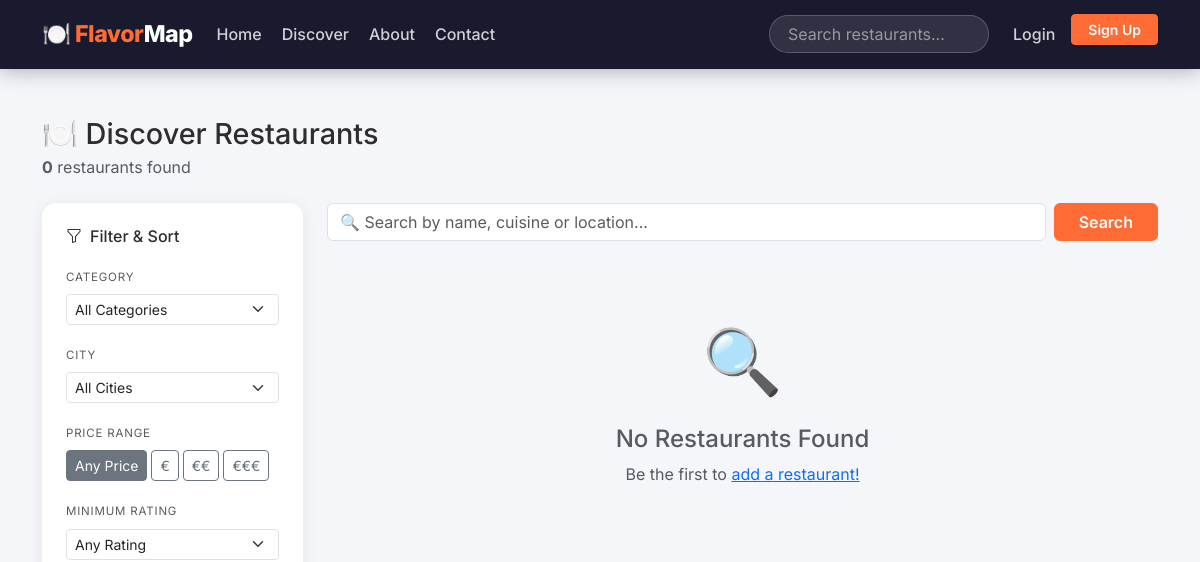
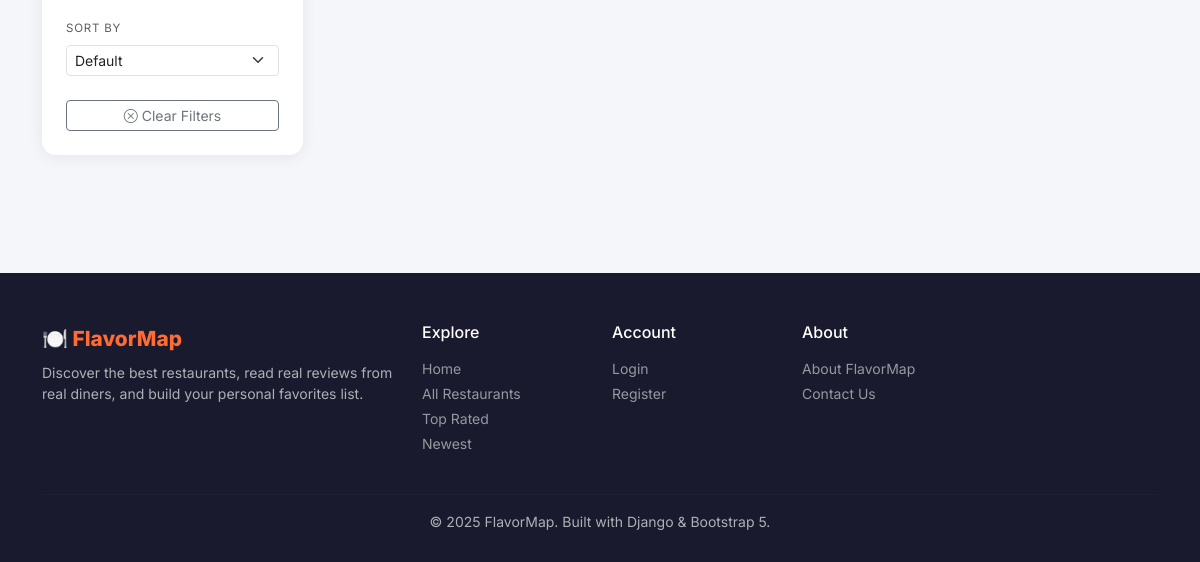
The page /restaurants/ on the database as committed earlier (2 pictures, top to bottom).
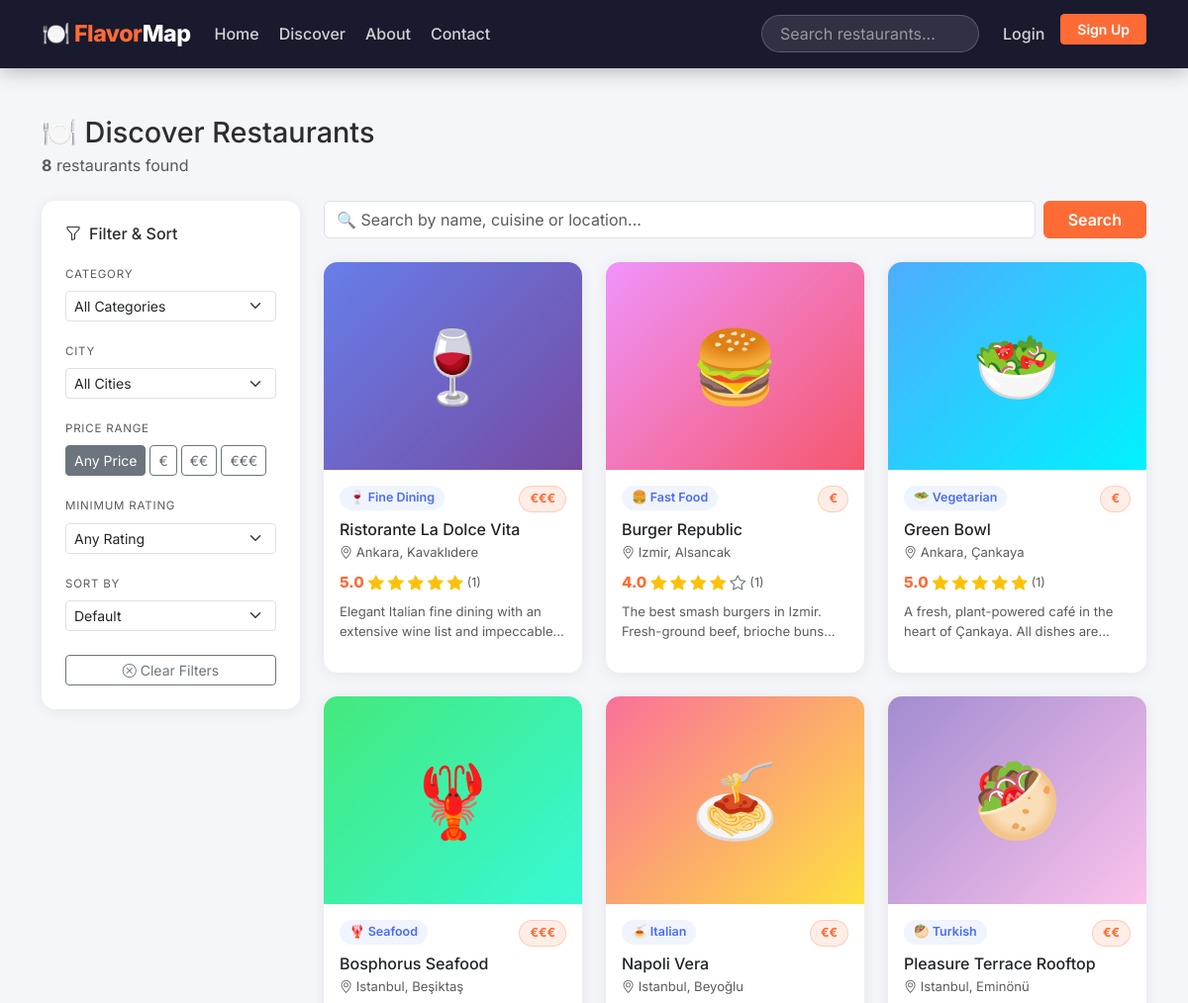
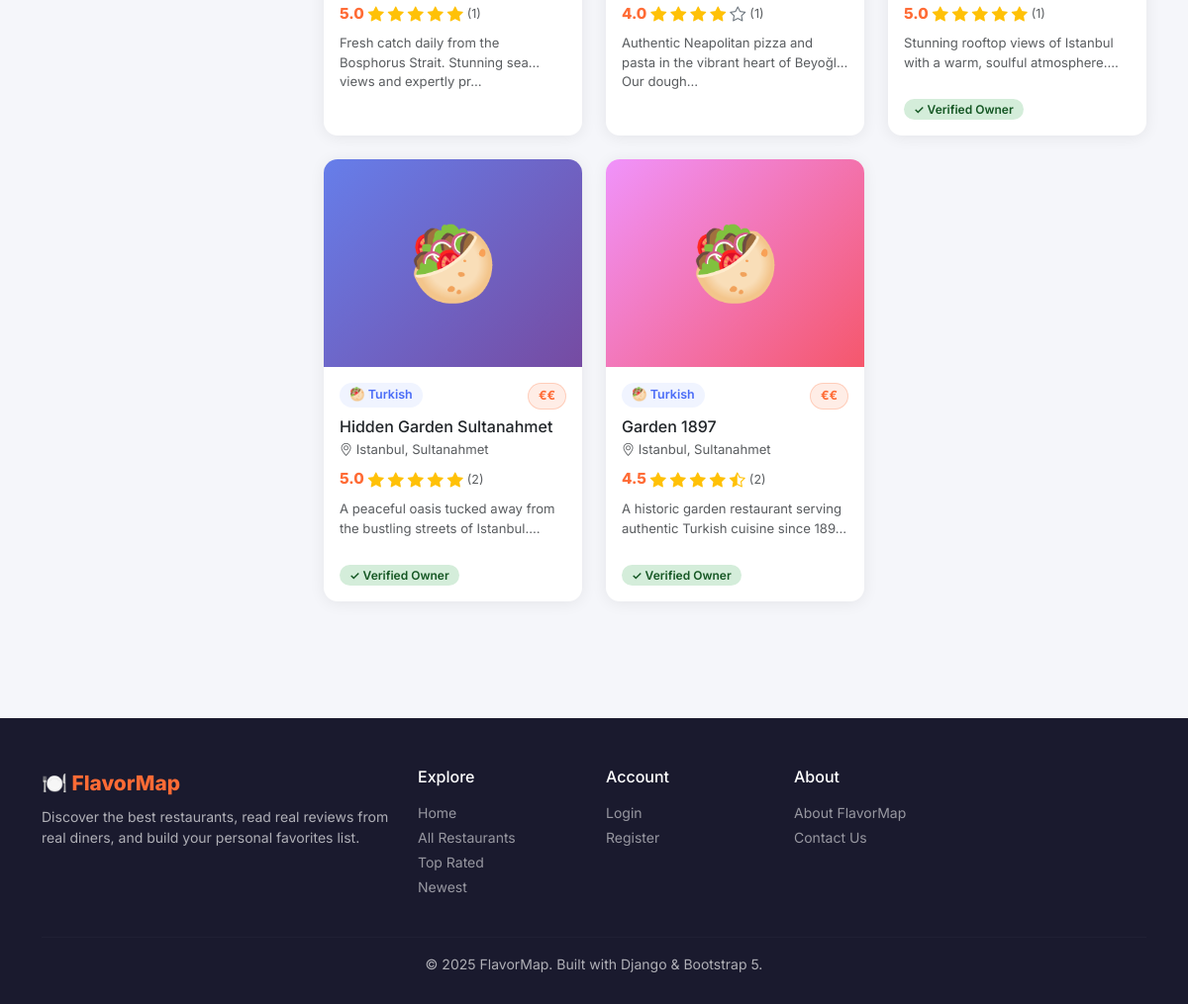
The same page on the database as committed later (2 pictures, top to bottom).
### restaurants/models.py (models this page shows, shortened)
class Restaurant(models.Model):
    PRICE_CHOICES = [
        ('€',   '€ — Budget-friendly'),
        ('€€',  '€€ — Mid-range'),
        ('€€€', '€€€ — Fine Dining'),
    ]
    name = models.CharField(max_length=200)
    description = models.TextField()
    address = models.CharField(max_length=300)
    city = models.CharField(max_length=100)
    district = models.CharField(max_length=100, blank=True)
    phone = models.CharField(max_length=30, blank=True)
    email = models.EmailField(blank=True)
    website = models.URLField(blank=True)
    price_range = models.CharField(max_length=5, choices=PRICE_CHOICES, default='€€')
    category = models.ForeignKey(
        Category, on_delete=models.SET_NULL, null=True,
        related_name='restaurants'
    )
    owner = models.ForeignKey(
        User, on_delete=models.SET_NULL, null=True, blank=True,
        related_name='owned_restaurants'
    )
    is_claimed = models.BooleanField(default=False)
    latitude = models.DecimalField(max_digits=9, decimal_places=6, null=True, blank=True)
    longitude = models.DecimalField(max_digits=9, decimal_places=6, null=True, blank=True)
    main_photo = models.ImageField(upload_to='restaurants/main/', blank=True, null=True)
    created_at = models.DateTimeField(auto_now_add=True)
    updated_at = models.DateTimeField(auto_now=True)
    class Meta:
        ordering = ['-created_at']

class Category(models.Model):
    name = models.CharField(max_length=100)
    slug = models.SlugField(unique=True)
    icon = models.CharField(max_length=10, default='🍽️')
    description = models.TextField(blank=True)
    created_at = models.DateTimeField(auto_now_add=True)
    class Meta:
        verbose_name_plural = 'categories'
        ordering = ['name']

### restaurants/views.py (the view, shortened to what this page needs)
# urls.py: path('restaurants/',            views.restaurant_list,   name='restaurant_list'),
def restaurant_list(request):
    qs = Restaurant.objects.select_related('category').annotate(
        avg_r=Avg('reviews__rating'),
        rev_count=Count('reviews'),
    )
    form = SearchFilterForm(request.GET or None)
    cities = Restaurant.objects.values_list('city', flat=True).distinct().order_by('city')
    categories_qs = Category.objects.all().order_by('name')
    form.fields['city'].choices = [('', 'All Cities')] + [(c, c) for c in cities]
    form.fields['category'].choices = [('', 'All Categories')] + [
        (cat.slug, f"{cat.icon} {cat.name}") for cat in categories_qs
    ]
    q          = request.GET.get('q', '').strip()
    category   = request.GET.get('category', '')
    city       = request.GET.get('city', '')
    price      = request.GET.get('price_range', '')
    min_rating = request.GET.get('min_rating', '')
    sort       = request.GET.get('sort', '')
    if category:
        qs = qs.filter(category__slug=category)
    if city:
        qs = qs.filter(city__iexact=city)
    if price:
        qs = qs.filter(price_range=price)
    if min_rating:
        qs = qs.filter(avg_r__gte=float(min_rating))
    SORT_MAP = {
        'rating':     '-avg_r',
        'newest':     '-created_at',
        'reviews':    '-rev_count',
        'price_asc':  'price_range',
        'price_desc': '-price_range',
    }
    qs = qs.order_by(SORT_MAP.get(sort, '-created_at'))
    paginator = Paginator(qs, 12)
    page_obj  = paginator.get_page(request.GET.get('page'))
    get_copy = request.GET.copy()
    get_copy.pop('page', None)
    context = {
        'page_title':   'Discover Restaurants',
        'restaurants':  page_obj,
        'form':         form,
        'categories':   categories_qs,
        'cities':       cities,
        'total_count':  paginator.count,
        'query_string': get_copy.urlencode(),
        'active_q':          q,
        'active_category':   category,
        'active_city':       city,
        'active_price':      price,
        'active_min_rating': min_rating,
        'active_sort':       sort,
    }
    return render(request, 'restaurants/restaurant_list.html', context)

### restaurants/templates/restaurants/restaurant_list.html (shortened to what this page needs)
{% extends 'restaurants/base.html' %}
{% load restaurant_tags %}
{% block content %}
<div class="container py-5">
  <div class="d-flex justify-content-between align-items-start mb-4 flex-wrap gap-3">
    <div>
      <h1 class="fw-800 mb-1" style="font-size:1.8rem;">🍽️ Discover Restaurants</h1>
      <p class="text-muted mb-0">
        <strong>{{ total_count }}</strong> restaurant{{ total_count|pluralize }} found
      </p>
    </div>
  </div>
  <div class="row g-4">
    <div class="col-lg-3">
      <div class="fm-card p-4 sticky-sidebar">
        <h6 class="fw-700 mb-3"><i class="bi bi-funnel me-2"></i>Filter & Sort</h6>
        <form method="get" id="filterForm">
          <div class="mb-3">
            <label class="form-label small fw-600 text-muted text-uppercase" style="font-size:.72rem; letter-spacing:.8px;">Category</label>
            <select name="category" class="form-select form-select-sm auto-submit">
              <option value="">All Categories</option>
            </select>
          </div>
          <div class="mb-3">
            <label class="form-label small fw-600 text-muted text-uppercase" style="font-size:.72rem; letter-spacing:.8px;">City</label>
            <select name="city" class="form-select form-select-sm auto-submit">
              <option value="">All Cities</option>
            </select>
          </div>
          <div class="mb-3">
            <label class="form-label small fw-600 text-muted text-uppercase" style="font-size:.72rem; letter-spacing:.8px;">Price Range</label>
            <div class="d-flex gap-1 flex-wrap">
              {% for val, label in form.fields.price_range.choices %}
              <div>
                <label class="btn btn-sm btn-outline-secondary" for="price{{ forloop.counter }}">
                  {{ label }}
                </label>
              </div>
              {% endfor %}
            </div>
          </div>
          <div class="mb-3">
            <label class="form-label small fw-600 text-muted text-uppercase" style="font-size:.72rem; letter-spacing:.8px;">Minimum Rating</label>
            <select name="min_rating" class="form-select form-select-sm auto-submit">
              <option value="">Any Rating</option>
            </select>
          </div>
          <div class="mb-4">
            <label class="form-label small fw-600 text-muted text-uppercase" style="font-size:.72rem; letter-spacing:.8px;">Sort By</label>
            <select name="sort" class="form-select form-select-sm auto-submit">
              <option value="">Default</option>
            </select>
          </div>
          <a href="{% url 'restaurant_list' %}" class="btn btn-outline-secondary btn-sm w-100">
            <i class="bi bi-x-circle me-1"></i>Clear Filters
          </a>
        </form>
      </div>
    </div>
    <div class="col-lg-9">
      <div class="d-none d-lg-block mb-4">
        <form action="{% url 'restaurant_list' %}" method="get" class="d-flex gap-2">
          <input type="text" name="q" class="form-control"
                 placeholder="🔍 Search by name, cuisine or location..." value="{{ active_q }}">
          <button class="btn btn-primary px-4" type="submit">Search</button>
        </form>
      </div>
      <div class="row g-4">
        {% for r in restaurants %}
        <div class="col-sm-6 col-xl-4">
          <div class="fm-card card h-100">
            {% if r.main_photo %}
            <img src="{{ r.main_photo.url }}" class="card-img-top" alt="{{ r.name }}">
            {% else %}
            <div class="fm-card-placeholder"
                 style="background: linear-gradient(135deg,
                   {% cycle '#667eea,#764ba2' '#f093fb,#f5576c' '#4facfe,#00f2fe' '#43e97b,#38f9d7' '#fa709a,#fee140' '#a18cd1,#fbc2eb' %});">
              {{ r.category.icon }}
            </div>
            {% endif %}
            <div class="card-body p-3 d-flex flex-column">
              <div class="d-flex justify-content-between align-items-start mb-2">
                <span class="badge-category">{{ r.category.icon }} {{ r.category.name }}</span>
                <span class="badge-price">{{ r.price_range }}</span>
              </div>
              <h6 class="fw-700 mb-1" style="font-size:1rem;">
                <a href="{% url 'restaurant_detail' r.pk %}" class="text-dark text-decoration-none stretched-link">
                  {{ r.name }}
                </a>
              </h6>
              <p class="text-muted mb-2" style="font-size:.82rem;">
                <i class="bi bi-geo-alt"></i>
                {{ r.city }}{% if r.district %}, {{ r.district }}{% endif %}
              </p>
              <div class="d-flex align-items-center gap-1 mb-2">
                {% with avg=r.avg_r|default:0 %}
                <span class="rating-number" style="font-size:.95rem;">{{ avg|floatformat:1 }}</span>
                {{ avg|bs_stars }}
                <span class="text-muted" style="font-size:.78rem;">({{ r.rev_count }})</span>
                {% endwith %}
              </div>
              <p class="text-muted flex-grow-1" style="font-size:.82rem; -webkit-line-clamp:2; display:-webkit-box; -webkit-box-orient:vertical; overflow:hidden;">
                {{ r.description|truncatechars:80 }}
              </p>
              {% if r.is_claimed %}
              <div class="mt-2"><span class="badge-claimed">✓ Verified Owner</span></div>
              {% endif %}
            </div>
          </div>
        </div>
        {% empty %}
        <div class="col-12 text-center py-5">
          <div style="font-size: 4rem;">🔍</div>
          <h4 class="text-muted mt-3 fw-700">No Restaurants Found</h4>
          <p class="text-muted">
            {% if active_q or active_category or active_city or active_price %}
              Try adjusting your filters or
              <a href="{% url 'restaurant_list' %}">clear all filters</a>.
            {% else %}
              Be the first to
              <a href="{% url 'restaurant_create' %}">add a restaurant!</a>
            {% endif %}
          </p>
        </div>
        {% endfor %}
      </div>
    </div>
  </div>
</div>
{% endblock %}

### restaurants/templates/restaurants/base.html (shortened to what this page needs)
{% load static %}
<!DOCTYPE html>
<html lang="en">
<head>
  <link href="https://cdn.jsdelivr.net/npm/bootstrap@5.3.2/dist/css/bootstrap.min.css" rel="stylesheet">
  <link href="https://cdn.jsdelivr.net/npm/bootstrap-icons@1.11.3/font/bootstrap-icons.css" rel="stylesheet">
</head>
<body>
<nav class="navbar navbar-expand-lg navbar-dark sticky-top">
  <div class="container">
    <a class="navbar-brand" href="{% url 'home' %}">🍽️ Flavor<span>Map</span></a>
    <div class="collapse navbar-collapse" id="navMain">
      <ul class="navbar-nav me-auto gap-1">
        <li class="nav-item">
          <a class="nav-link {% if request.resolver_match.url_name == 'home' %}active{% endif %}"
             href="{% url 'home' %}">Home</a>
        </li>
        <li class="nav-item">
          <a class="nav-link {% if request.resolver_match.url_name == 'restaurant_list' %}active{% endif %}"
             href="{% url 'restaurant_list' %}">Discover</a>
        </li>
        <li class="nav-item">
          <a class="nav-link {% if request.resolver_match.url_name == 'about' %}active{% endif %}"
             href="{% url 'about' %}">About</a>
        </li>
        <li class="nav-item">
          <a class="nav-link {% if request.resolver_match.url_name == 'contact' %}active{% endif %}"
             href="{% url 'contact' %}">Contact</a>
        </li>
      </ul>
      <form class="d-flex me-3" action="{% url 'restaurant_list' %}" method="get">
        <input class="search-input" type="search" name="q" placeholder="Search restaurants..."
               value="{{ request.GET.q }}">
      </form>
      <ul class="navbar-nav gap-1">
        {% if user.is_authenticated %}
        <li class="nav-item dropdown">
          <a class="nav-link dropdown-toggle d-flex align-items-center gap-2"
             href="#" data-bs-toggle="dropdown">
            <i class="bi bi-person-circle fs-5"></i>
            <span>{{ user.username }}</span>
          </a>
          <ul class="dropdown-menu dropdown-menu-end shadow border-0" style="border-radius:12px;">
            <li>
              <a class="dropdown-item" href="{% url 'profile' %}">
                <i class="bi bi-person me-2"></i>My Profile
              </a>
            </li>
            <li>
              <a class="dropdown-item" href="{% url 'profile' %}">
                <i class="bi bi-heart me-2"></i>My Favorites
              </a>
            </li>
            <li>
              <a class="dropdown-item" href="{% url 'restaurant_create' %}">
                <i class="bi bi-plus-square me-2"></i>Add Restaurant
              </a>
            </li>
            {% if user.is_staff %}
            <li><hr class="dropdown-divider"></li>
            <li>
              <a class="dropdown-item text-primary" href="/admin/">
                <i class="bi bi-gear me-2"></i>Admin Panel
              </a>
            </li>
            {% endif %}
            <li><hr class="dropdown-divider"></li>
            <li>
              <a class="dropdown-item text-danger" href="{% url 'logout' %}">
                <i class="bi bi-box-arrow-right me-2"></i>Logout
              </a>
            </li>
          </ul>
        </li>
        {% else %}
        <li class="nav-item">
          <a class="nav-link" href="{% url 'login' %}">Login</a>
        </li>
        <li class="nav-item">
          <a class="btn btn-primary btn-sm px-3 ms-1" href="{% url 'register' %}">Sign Up</a>
        </li>
        {% endif %}
      </ul>
    </div>
  </div>
</nav>
<main>
  {% block content %}{% endblock %}
</main>
<footer>
  <div class="container">
    <div class="row gy-4">
      <div class="col-lg-4">
        <div class="footer-brand mb-2">🍽️ FlavorMap</div>
        <p class="small mb-0">
          Discover the best restaurants, read real reviews from real diners,
          and build your personal favorites list.
        </p>
      </div>
      <div class="col-lg-2 col-6">
        <h6 class="text-white fw-700 mb-3">Explore</h6>
        <ul class="list-unstyled small">
          <li class="mb-1"><a href="{% url 'home' %}">Home</a></li>
          <li class="mb-1"><a href="{% url 'restaurant_list' %}">All Restaurants</a></li>
          <li class="mb-1"><a href="{% url 'restaurant_list' %}?sort=rating">Top Rated</a></li>
          <li class="mb-1"><a href="{% url 'restaurant_list' %}?sort=newest">Newest</a></li>
        </ul>
      </div>
      <div class="col-lg-2 col-6">
        <h6 class="text-white fw-700 mb-3">Account</h6>
        <ul class="list-unstyled small">
          {% if user.is_authenticated %}
          <li class="mb-1"><a href="{% url 'profile' %}">My Profile</a></li>
          <li class="mb-1"><a href="{% url 'restaurant_create' %}">Add Restaurant</a></li>
          <li class="mb-1"><a href="{% url 'logout' %}">Logout</a></li>
          {% else %}
          <li class="mb-1"><a href="{% url 'login' %}">Login</a></li>
          <li class="mb-1"><a href="{% url 'register' %}">Register</a></li>
          {% endif %}
        </ul>
      </div>
      <div class="col-lg-4">
        <h6 class="text-white fw-700 mb-3">About</h6>
        <ul class="list-unstyled small">
          <li class="mb-1"><a href="{% url 'about' %}">About FlavorMap</a></li>
          <li class="mb-1"><a href="{% url 'contact' %}">Contact Us</a></li>
        </ul>
      </div>
    </div>
    <hr class="footer-divider mt-4">
    <div class="text-center small">
      <span>© 2025 FlavorMap. Built with Django & Bootstrap 5.</span>
    </div>
  </div>
</footer>
</body>
</html>

Rows that differ between the two databases and show on the page:
added Restaurant: category.icon "🍷", category.name "Fine Dining", price_range "€€€", name "Ristorante La Dolce Vita", city "Ankara", district "Kavaklıdere", value "5.0", rev_count "1", description "Elegant Italian fine dining with an extensive wine list and…"
added Restaurant: category.icon "🍔", category.name "Fast Food", price_range "€", name "Burger Republic", city "Izmir", district "Alsancak", value "4.0", rev_count "1", description "The best smash burgers in Izmir. Fresh-ground beef, brioche…"
added Restaurant: category.icon "🥗", category.name "Vegetarian", price_range "€", name "Green Bowl", city "Ankara", district "Çankaya", value "5.0", rev_count "1", description "A fresh, plant-powered café in the heart of Çankaya. All dishes…"
added Restaurant: category.icon "🦞", category.name "Seafood", price_range "€€€", name "Bosphorus Seafood", city "Istanbul", district "Beşiktaş", value "5.0", rev_count "1", description "Fresh catch daily from the Bosphorus Strait. Stunning sea views and expertly pr…"
added Restaurant: category.icon "🍝", category.name "Italian", price_range "€€", name "Napoli Vera", city "Istanbul", district "Beyoğlu", value "4.0", rev_count "1", description "Authentic Neapolitan pizza and pasta in the vibrant heart of Beyoğlu. Our dough…"
added Restaurant: category.icon "🥙", category.name "Turkish", price_range "€€", name "Pleasure Terrace Rooftop", city "Istanbul", district "Eminönü", value "5.0", rev_count "1", description "Stunning rooftop views of Istanbul with a warm, soulful…", is_claimed "✓ Verified Owner"
added Restaurant: category.icon "🥙", category.name "Turkish", price_range "€€", name "Hidden Garden Sultanahmet", city "Istanbul", district "Sultanahmet", value "5.0", rev_count "2", description "A peaceful oasis tucked away from the bustling streets of…", is_claimed "✓ Verified Owner"
added Restaurant: category.icon "🥙", category.name "Turkish", price_range "€€", name "Garden 1897", city "Istanbul", district "Sultanahmet", value "4.5", rev_count "2", description "A historic garden restaurant serving authentic Turkish cuisine since…", is_claimed "✓ Verified Owner"
Other text that changed with them:
{{ total_count }}: "0" → "8"
text no longer shown: "🔍 No Restaurants Found Be the first to add a restaurant!"
